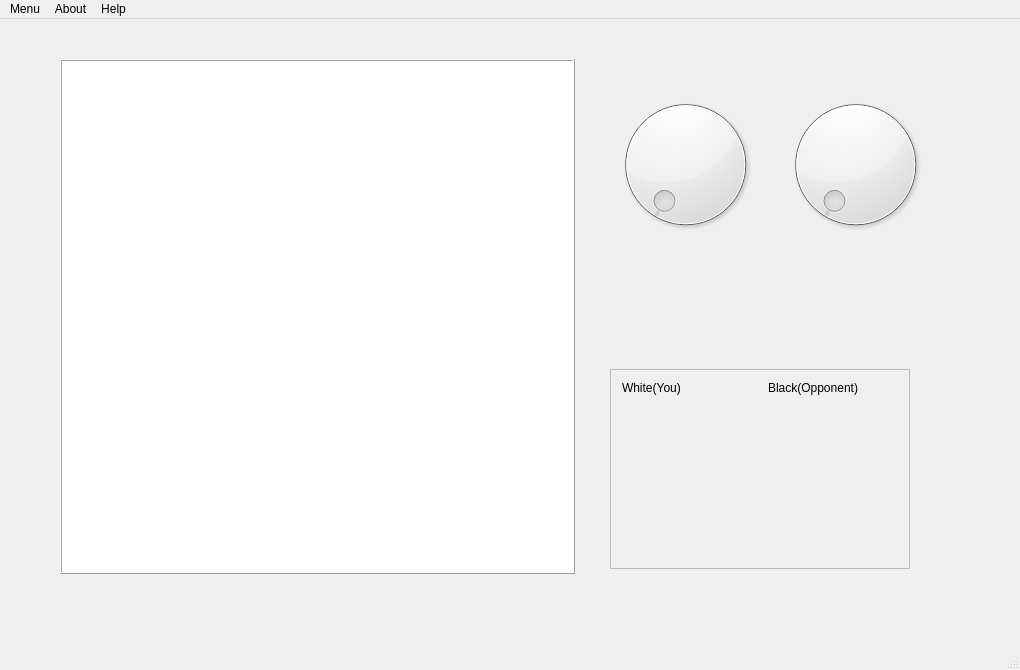
<?xml version="1.0" encoding="UTF-8"?>
<ui version="4.0">
 <class>ChessUiClass</class>
 <widget class="QMainWindow" name="ChessUiClass">
  <property name="geometry">
   <rect>
    <x>0</x>
    <y>0</y>
    <width>1020</width>
    <height>670</height>
   </rect>
  </property>
  <property name="sizePolicy">
   <sizepolicy hsizetype="Fixed" vsizetype="Expanding">
    <horstretch>0</horstretch>
    <verstretch>0</verstretch>
   </sizepolicy>
  </property>
  <property name="windowTitle">
   <string>Chess</string>
  </property>
  <property name="windowIcon">
   <iconset resource="chessui.qrc">
    <normaloff>:/ChessUi/Resources/chess-icon.png</normaloff>:/ChessUi/Resources/chess-icon.png</iconset>
  </property>
  <property name="iconSize">
   <size>
    <width>64</width>
    <height>64</height>
   </size>
  </property>
  <widget class="QWidget" name="centralWidget">
   <widget class="QGraphicsView" name="graphicsView">
    <property name="geometry">
     <rect>
      <x>60</x>
      <y>40</y>
      <width>515</width>
      <height>515</height>
     </rect>
    </property>
    <property name="sizePolicy">
     <sizepolicy hsizetype="Fixed" vsizetype="Fixed">
      <horstretch>0</horstretch>
      <verstretch>0</verstretch>
     </sizepolicy>
    </property>
    <property name="minimumSize">
     <size>
      <width>515</width>
      <height>515</height>
     </size>
    </property>
    <property name="maximumSize">
     <size>
      <width>515</width>
      <height>515</height>
     </size>
    </property>
    <property name="mouseTracking">
     <bool>false</bool>
    </property>
    <property name="frameShape">
     <enum>QFrame::Box</enum>
    </property>
    <property name="frameShadow">
     <enum>QFrame::Raised</enum>
    </property>
    <property name="interactive">
     <bool>true</bool>
    </property>
   </widget>
   <widget class="QDial" name="dial">
    <property name="geometry">
     <rect>
      <x>570</x>
      <y>70</y>
      <width>231</width>
      <height>151</height>
     </rect>
    </property>
   </widget>
   <widget class="QDial" name="dial_2">
    <property name="geometry">
     <rect>
      <x>740</x>
      <y>70</y>
      <width>231</width>
      <height>151</height>
     </rect>
    </property>
   </widget>
   <widget class="QScrollArea" name="steps_box">
    <property name="geometry">
     <rect>
      <x>610</x>
      <y>350</y>
      <width>300</width>
      <height>200</height>
     </rect>
    </property>
    <property name="minimumSize">
     <size>
      <width>300</width>
      <height>200</height>
     </size>
    </property>
    <property name="maximumSize">
     <size>
      <width>300</width>
      <height>200</height>
     </size>
    </property>
    <property name="widgetResizable">
     <bool>true</bool>
    </property>
    <widget class="QWidget" name="scrollAreaWidgetContents">
     <property name="geometry">
      <rect>
       <x>0</x>
       <y>0</y>
       <width>298</width>
       <height>198</height>
      </rect>
     </property>
     <layout class="QFormLayout" name="formLayout">
      <item row="0" column="0">
       <widget class="QLabel" name="label_2">
        <property name="minimumSize">
         <size>
          <width>140</width>
          <height>0</height>
         </size>
        </property>
        <property name="maximumSize">
         <size>
          <width>140</width>
          <height>140</height>
         </size>
        </property>
        <property name="text">
         <string>White(You)</string>
        </property>
       </widget>
      </item>
      <item row="0" column="1">
       <widget class="QLabel" name="label">
        <property name="minimumSize">
         <size>
          <width>110</width>
          <height>0</height>
         </size>
        </property>
        <property name="maximumSize">
         <size>
          <width>100</width>
          <height>100</height>
         </size>
        </property>
        <property name="text">
         <string>Black(Opponent)</string>
        </property>
       </widget>
      </item>
      <item row="1" column="0">
       <layout class="QFormLayout" name="your_steps"/>
      </item>
      <item row="1" column="1">
       <layout class="QFormLayout" name="opponent_steps"/>
      </item>
     </layout>
    </widget>
   </widget>
  </widget>
  <widget class="QMenuBar" name="menuBar">
   <property name="geometry">
    <rect>
     <x>0</x>
     <y>0</y>
     <width>1020</width>
     <height>21</height>
    </rect>
   </property>
   <widget class="QMenu" name="menuMEnu">
    <property name="title">
     <string>Menu</string>
    </property>
    <addaction name="actionNew_Game_2"/>
    <addaction name="actionSettings"/>
    <addaction name="actionExit"/>
   </widget>
   <widget class="QMenu" name="menuAbout">
    <property name="title">
     <string>About</string>
    </property>
   </widget>
   <widget class="QMenu" name="menuHelp">
    <property name="title">
     <string>Help</string>
    </property>
   </widget>
   <addaction name="menuMEnu"/>
   <addaction name="menuAbout"/>
   <addaction name="menuHelp"/>
  </widget>
  <widget class="QStatusBar" name="statusBar"/>
  <action name="actionNew_Game_2">
   <property name="icon">
    <iconset resource="chessui.qrc">
     <normaloff>:/ChessUi/Resources/chess-icon.png</normaloff>:/ChessUi/Resources/chess-icon.png</iconset>
   </property>
   <property name="text">
    <string>New Game</string>
   </property>
   <property name="shortcut">
    <string>Ctrl+N</string>
   </property>
  </action>
  <action name="actionExit">
   <property name="icon">
    <iconset resource="chessui.qrc">
     <normaloff>:/ChessUi/Resources/exit.png</normaloff>:/ChessUi/Resources/exit.png</iconset>
   </property>
   <property name="text">
    <string>Exit</string>
   </property>
  </action>
  <action name="actionSettings">
   <property name="icon">
    <iconset resource="chessui.qrc">
     <normaloff>:/ChessUi/Resources/settings.png</normaloff>:/ChessUi/Resources/settings.png</iconset>
   </property>
   <property name="text">
    <string>Settings</string>
   </property>
  </action>
 </widget>
 <layoutdefault spacing="6" margin="11"/>
 <resources>
  <include location="chessui.qrc"/>
 </resources>
 <connections/>
</ui>
